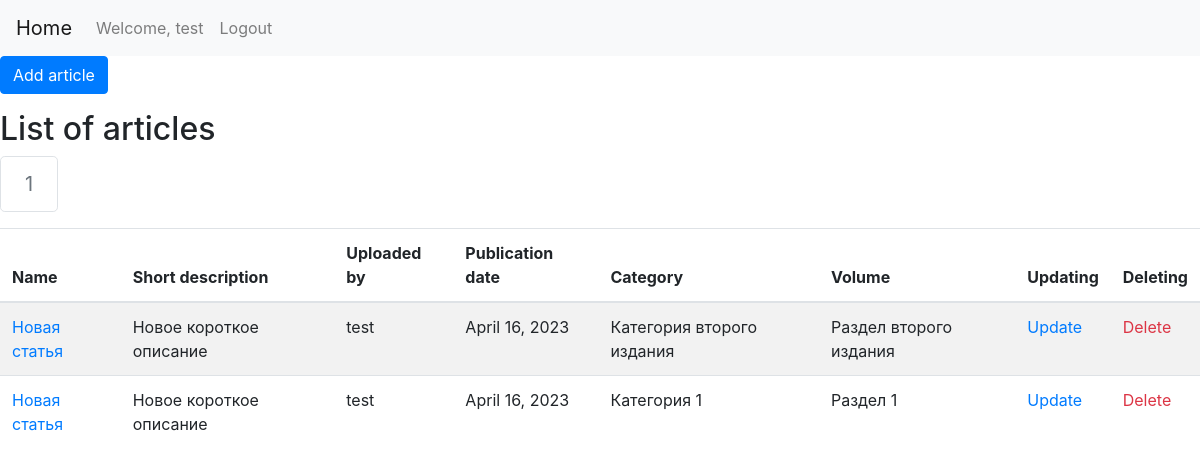
Before: /my_articles/1 (signed in) with the older database file.
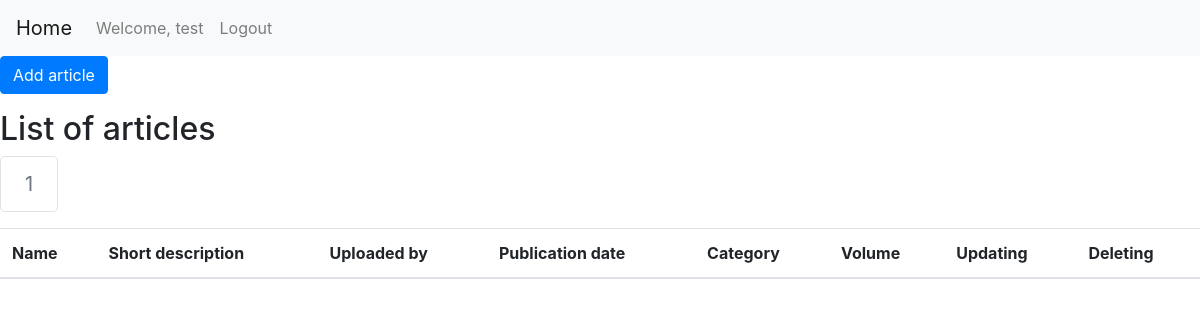
After: the same page with the newer database file.
### journal_website/models.py (models this page shows, shortened)
class Article(models.Model):
    name = models.ForeignKey(String, related_name='article_name', on_delete=models.CASCADE)
    short_description = models.ForeignKey(String, related_name='article_short_description', on_delete=models.CASCADE)
    publication_date = models.DateField()
    file_name = models.TextField()
    authors = models.ForeignKey(String, related_name='article_authors', on_delete=models.CASCADE)
    user = models.ForeignKey(User, related_name='article_custom_user', on_delete=models.SET_NULL, null=True)
    volume = models.ForeignKey(Volume, related_name='article_volume', on_delete=models.SET_NULL, null=True)
    category = models.ForeignKey(Category, related_name='article_category', on_delete=models.SET_NULL, null=True)
    class Meta:
        verbose_name_plural = 'articles'

class String(models.Model):
    russian = models.TextField()
    english = models.TextField(blank=True, null=True)
    def __str__(self):
        return self.russian
    class Meta:
        verbose_name_plural = 'strings'

class Category(models.Model):
    name = models.ForeignKey(String, related_name='category_name', on_delete=models.CASCADE)
    scientific_specialty = models.ForeignKey(ScientificSpecialty, related_name='category_scientific_specialty', on_delete=models.CASCADE)
    scientific_publication = models.ForeignKey(ScientificPublication, related_name='category_scientific_publication', on_delete=models.CASCADE)
    class Meta:
        verbose_name_plural = 'categories'

class Volume(models.Model):
    name = models.ForeignKey(String, related_name='volume_name', on_delete=models.CASCADE)
    scientific_publication = models.ForeignKey(ScientificPublication, related_name='volume_scientific_publication', on_delete=models.CASCADE)
    class Meta:
        verbose_name_plural = 'volumes'

### journal_website/views.py (the view)
# urls.py: path("my_articles/<int:number_of_page>", views.display_page_with_articles_for_specific_user, name="specific_user_articles_with_pagination"),
@login_required
def display_page_with_articles_for_specific_user(request, number_of_page):
	pagination_for_articles = article.get_pagination_for_list_of_articles(list_of_articles=article.get_all_articles_for_user(request.user), number_of_articles_per_page=5, number_of_page_to_display=number_of_page)
	return render(request, "article/articles_for_specific_user.html", {'pagination_for_articles': pagination_for_articles})

### journal_website/repositories/ArticleRepository.py (called while the page is built)
    def get_all_articles_for_user(self, user):
        return self.__article_model.objects.filter(user=user)

    def get_pagination_for_list_of_articles(self, list_of_articles, number_of_articles_per_page, number_of_page_to_display):
        paginator = Paginator(list_of_articles, per_page=number_of_articles_per_page)
        return paginator.get_page(number_of_page_to_display)

### journal_website/templates/article/articles_for_specific_user.html (shortened to what this page needs)
{% extends 'main/layout.html' %}
{% block body %}
{% load crispy_forms_tags %}
<body>
<nav class="navbar navbar-expand-lg navbar-light bg-light">
    <a class="navbar-brand" href="/">Home</a>
    <div class="collapse navbar-collapse" id="navbarText">
      <ul class="navbar-nav mr-auto">
        {% if user.is_authenticated %}
        <li class="nav-item">
          <a class="nav-link" href="#">Welcome, {{user.username}}</a>
        </li>
        <li class="nav-item">
          <a class="nav-link" href="/logout">Logout</a>
        </li>
        {% endif %}
      </ul>
    </div>
</nav>
<p><a href="{% url 'scientific_publications_with_pagination' 1 %}" class="btn btn-primary">Add article</a></p>
<h2>List of articles</h2>
<nav aria-label="Page navigation">
  <ul class="pagination pagination-lg">
    {% block pagination %}
    {% for number_of_page in pagination_for_articles.paginator.get_elided_page_range %}
        {% if number_of_page == pagination_for_articles.paginator.ELLIPSIS %}
          {{ number_of_page }}
        {% else %}
          {% if number_of_page == pagination_for_articles.number %}
            <li class="page-item disabled">
              <a class="page-link" href="#" tabindex="-1">{{ number_of_page }}</a>
            </li>
          {% else %}
              <li class="page-item"><a class="page-link" href="{% url 'specific_user_articles_with_pagination' number_of_page %}">{{ number_of_page }}</a></li>
          {% endif %}
        {% endif %}
    {% endfor %}
    {% endblock %}
  </ul>
</nav>
<div class="table-responsive">
  <table class="table table-striped">
    <thead>
      <tr>
        <th>Name</th>
        <th>Short description</th>
        <th>Uploaded by</th>
        <th>Publication date</th>
        <th>Category</th>
        <th>Volume</th>
        <th>Updating</th>
        <th>Deleting</th>
      </tr>
    </thead>
    <tbody>
      {% block article %}
        {% for article in pagination_for_articles %}
          <tr>
            <td><a href="{% url 'article_details' article.pk %}">{{ article.name }}</a></td>
            <td>{{ article.short_description }}</td>
            <td>{{ article.user }}</td>
            <td>{{ article.publication_date }}</td>
            <td>{{ article.category.name }}</td>
            <td>{{ article.volume.name }}</td>
            <td><a href="{% url 'update_article' article.pk %}">Update</a></td>
            <td><a class="text-danger" href="{% url 'delete_article' article.pk %}">Delete</a></td>
          </tr>
        {% endfor %}
      {% endblock %}
    </tbody>
  </table>
</div>
</body>
{% endblock %}

Changed rows visible on the page:
removed Article: name "Новая статья", short_description "Новое короткое описание", user "test", publication_date "April 16, 2023", category.name "Категория второго издания", volume.name "Раздел второго издания"
removed Article: name "Новая статья", short_description "Новое короткое описание", user "test", publication_date "April 16, 2023", category.name "Категория 1", volume.name "Раздел 1"
